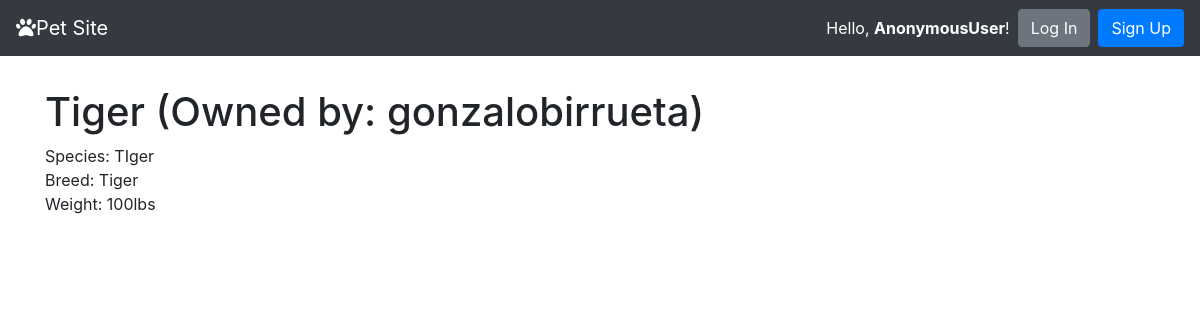
Page /pets/2/ on the committed database.
### pet/models.py (models this page shows, shortened)
class Pet(models.Model):
    pet_name = models.CharField(max_length=100)
    species = models.CharField(max_length=100)
    breed = models.CharField(max_length=100)
    weight_in_pounds = models.IntegerField()
    owner = models.ForeignKey(User, on_delete=models.CASCADE)

### pet/views.py (the view)
# urls.py: path('pets/<int:pet_id>/', PetDetail.as_view(), name='detail'),
class PetDetail(DetailView):
  def get(self, request, pet_id):
      context = {'pet': Pet.objects.get(id=pet_id)}
      return render(request, 'detail.html', context)

### pet/templates/detail.html (shortened to what this page needs)
{% extends 'base.html' %}
{% block content %}
<h1>{{pet.pet_name}} (Owned by: {{pet.owner}})</h1>
<a>Species: {{ pet.species }} </a>
<br>
<a>Breed: {{pet.breed}}</a>
<br>
<a>Weight: {{ pet.weight_in_pounds }}lbs </a>
<br>
{% endblock %}

### rows in the picture
Pet: pet_name "Tiger", owner "gonzalobirrueta", species "TIger", breed "Tiger", weight_in_pounds "100"

### other values in the picture
{{ user }} "AnonymousUser"
